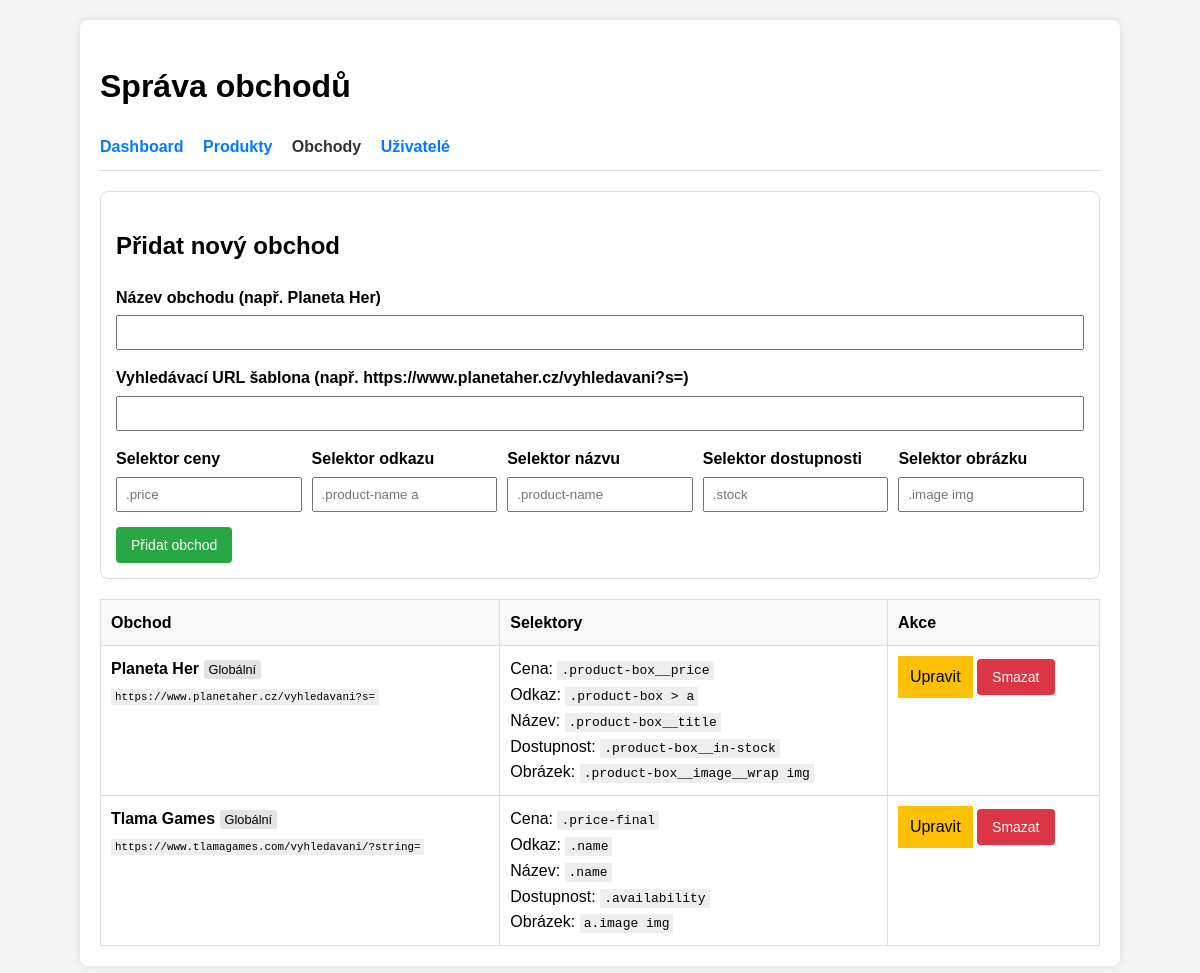
/admin_stores.php (signed in), run on the app's committed database.
### tables this page shows
CREATE TABLE stores (
    id INTEGER PRIMARY KEY AUTOINCREMENT,
    user_id INTEGER NOT NULL,
    name TEXT NOT NULL,
    search_url_template TEXT NOT NULL,
    price_selector TEXT NOT NULL,
    link_selector TEXT NOT NULL,
    title_selector TEXT NOT NULL, availability_selector TEXT, image_selector TEXT,
    FOREIGN KEY (user_id) REFERENCES users(id)
);

### db.php (called while the page is built, shortened)
<?php
function getStores($db, $userId) {
    $stmt = $db->prepare("SELECT * FROM stores WHERE user_id = ? OR user_id = 0 ORDER BY user_id ASC, name ASC");
    $stmt->execute([$userId]);
    return $stmt->fetchAll(PDO::FETCH_ASSOC);
}

### admin_stores.php (the view, shortened to what this page needs)
<?php
require_once 'db.php';
$userId = $_SESSION['user_id'];
$editStore = null;
$stores = getStores($db, $userId);
?>
<!DOCTYPE html>
<html lang="cs">
<head>
</head>
<body>
    <div class="container">
        <h1>Správa obchodů</h1>
        <nav>
            <a href="index.php">Dashboard</a>
            <a href="admin_products.php">Produkty</a>
            <a href="admin_stores.php" style="color:#333">Obchody</a>
            <?php if (($_SESSION['role'] ?? '') === 'ADMIN'): ?>
                <a href="admin_users.php">Uživatelé</a>
            <?php endif; ?>
        </nav>
        <div class="card">
            <h2><?php echo $editStore ? 'Upravit obchod' : 'Přidat nový obchod'; ?></h2>
            <form method="POST">
                <div class="form-group">
                    <label>Název obchodu (např. Planeta Her)</label>
                    <input type="text" name="name" value="<?php echo htmlspecialchars($editStore['name'] ?? ''); ?>" required>
                </div>
                <div class="form-group">
                    <label>Vyhledávací URL šablona (např. https://www.planetaher.cz/vyhledavani?s=)</label>
                    <input type="url" name="search_url_template" value="<?php echo htmlspecialchars($editStore['search_url_template'] ?? ''); ?>" required>
                </div>
                <div style="display:flex; gap:10px;">
                    <div class="form-group" style="flex:1">
                        <label>Selektor ceny</label>
                        <input type="text" name="price_selector" value="<?php echo htmlspecialchars($editStore['price_selector'] ?? ''); ?>" placeholder=".price" required>
                    </div>
                    <div class="form-group" style="flex:1">
                        <label>Selektor odkazu</label>
                        <input type="text" name="link_selector" value="<?php echo htmlspecialchars($editStore['link_selector'] ?? ''); ?>" placeholder=".product-name a" required>
                    </div>
                    <div class="form-group" style="flex:1">
                        <label>Selektor názvu</label>
                        <input type="text" name="title_selector" value="<?php echo htmlspecialchars($editStore['title_selector'] ?? ''); ?>" placeholder=".product-name" required>
                    </div>
                    <div class="form-group" style="flex:1">
                        <label>Selektor dostupnosti</label>
                        <input type="text" name="availability_selector" value="<?php echo htmlspecialchars($editStore['availability_selector'] ?? ''); ?>" placeholder=".stock">
                    </div>
                    <div class="form-group" style="flex:1">
                        <label>Selektor obrázku</label>
                        <input type="text" name="image_selector" value="<?php echo htmlspecialchars($editStore['image_selector'] ?? ''); ?>" placeholder=".image img">
                    </div>
                </div>
                <button type="submit" class="btn-primary"><?php echo $editStore ? 'Uložit změny' : 'Přidat obchod'; ?></button>
            </form>
        </div>
        <table>
            <thead>
                <tr>
                    <th>Obchod</th>
                    <th>Selektory</th>
                    <th>Akce</th>
                </tr>
            </thead>
            <tbody>
                <?php foreach ($stores as $s): ?>
                <tr>
                    <td>
                        <strong><?php echo htmlspecialchars($s['name']); ?></strong>
                        <?php if ($s['user_id'] == 0): ?><span style="background: #e2e3e5; padding: 2px 5px; font-size: 0.8em; border-radius: 3px;">Globální</span><?php endif; ?><br>
                        <small><code><?php echo htmlspecialchars($s['search_url_template']); ?></code></small>
                    </td>
                    <td>
                        Cena: <code><?php echo htmlspecialchars($s['price_selector']); ?></code><br>
                        Odkaz: <code><?php echo htmlspecialchars($s['link_selector']); ?></code><br>
                        Název: <code><?php echo htmlspecialchars($s['title_selector']); ?></code><br>
                        Dostupnost: <code><?php echo htmlspecialchars($s['availability_selector']); ?></code><br>
                        Obrázek: <code><?php echo htmlspecialchars($s['image_selector']); ?></code>
                    </td>
                    <td>
                        <?php if ($s['user_id'] != 0 || ($_SESSION['role'] ?? '') === 'ADMIN'): ?>
                            <a href="admin_stores.php?edit=<?php echo $s['id']; ?>" class="btn-warning">Upravit</a>
                            <form method="POST" style="display:inline;" onsubmit="return confirm('Smazat obchod a všechny jeho výsledky?');">
                                <button type="submit" class="btn-danger">Smazat</button>
                            </form>
                        <?php else: ?>
                            <small style="color: #666;">Pouze pro ADMIN</small>
                        <?php endif; ?>
                    </td>
                </tr>
                <?php endforeach; ?>
            </tbody>
        </table>
    </div>
</body>
</html>

### admin_stores.php (style rules this page uses)
body { font-family: sans-serif; line-height: 1.6; margin: 20px; background: #f4f4f4; }
.container { max-width: 1000px; margin: auto; background: #fff; padding: 20px; border-radius: 8px; box-shadow: 0 0 10px rgba(0,0,0,0.1); }
.form-group { margin-bottom: 15px; }
label { display: block; font-weight: bold; margin-bottom: 5px; }
input[type="text"], input[type="url"] { width: 100%; padding: 8px; box-sizing: border-box; }
button { padding: 10px 15px; border: none; border-radius: 4px; cursor: pointer; font-size: 14px; }
.btn-primary { background: #28a745; color: #fff; }
.btn-danger { background: #dc3545; color: #fff; }
.btn-warning { background: #ffc107; color: #000; text-decoration: none; padding: 8px 12px; display: inline-block; }
nav { margin-bottom: 20px; border-bottom: 1px solid #ddd; padding-bottom: 10px; }
nav a { margin-right: 15px; text-decoration: none; color: #007bff; font-weight: bold; }
table { width: 100%; border-collapse: collapse; margin-top: 20px; }
th, td { padding: 10px; border: 1px solid #ddd; text-align: left; vertical-align: top; }
th { background: #f8f8f8; }
.card { border: 1px solid #ddd; padding: 15px; border-radius: 8px; margin-bottom: 20px; }
code { background: #eee; padding: 2px 4px; }

### data on the page
stores: name "Planeta Her", shows "Globální", search_url_template "https://www.planetaher.cz/vyhledavani?s=", price_selector ".product-box__price", link_selector ".product-box > a", title_selector ".product-box__title", availability_selector ".product-box__in-stock", image_selector ".product-box__image__wrap img"
stores: name "Tlama Games", shows "Globální", search_url_template "https://www.tlamagames.com/vyhledavani/?string=", price_selector ".price-final", link_selector ".name", title_selector ".name", availability_selector ".availability", image_selector "a.image img"
